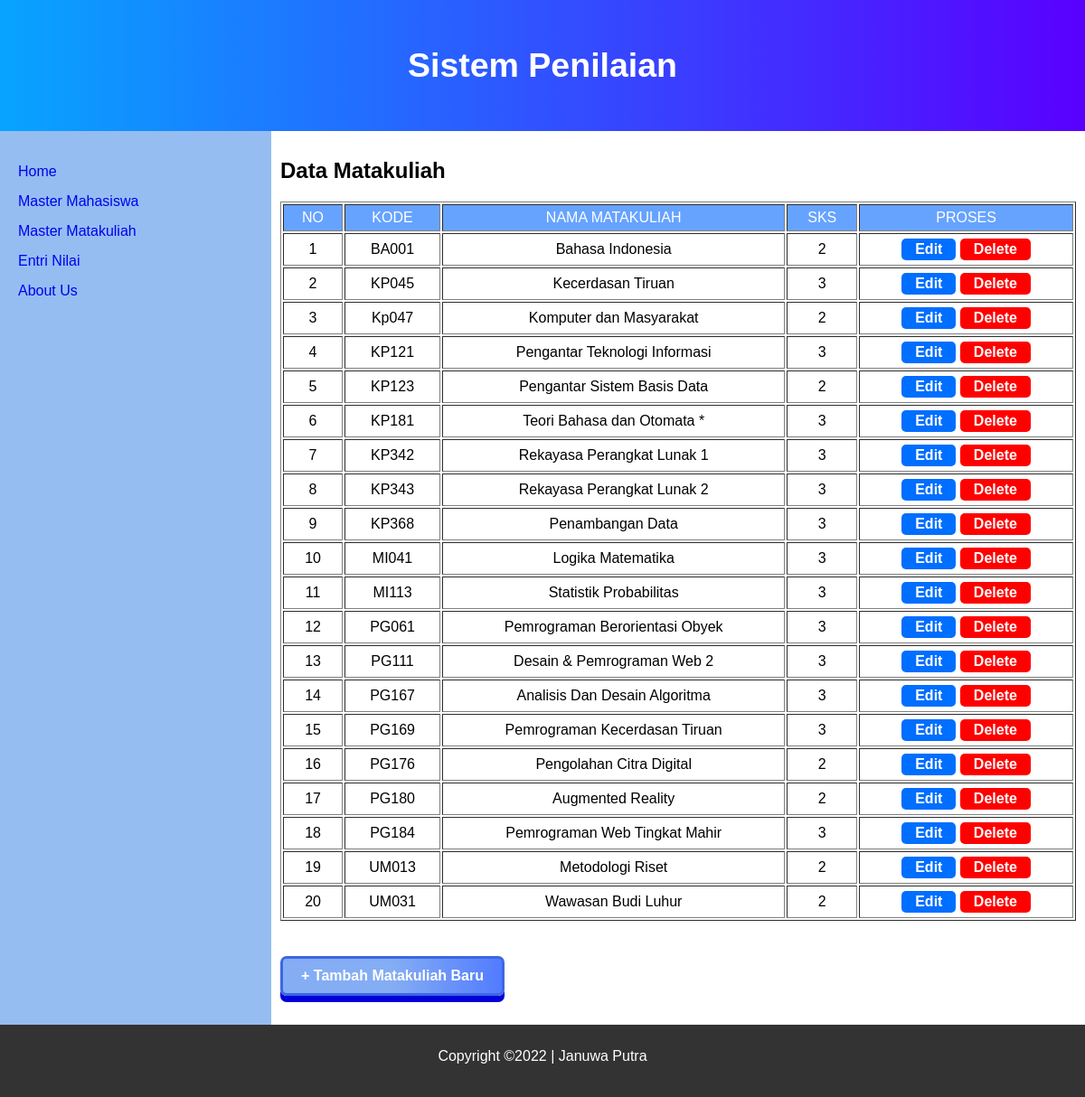
Page /Program/index.php?page=tblmatkul on the committed database.
### tables this page shows
CREATE TABLE `tblmatkul` (
  `kd_mtk` varchar(10) NOT NULL,
  `nm_mtk` varchar(40) NOT NULL,
  `sks` int(2) NOT NULL
);

### Program/tblmatkul.php (the view)
<article>
    <h2 style="font-weight:900;">Data Matakuliah</h2>
    <?php
    include_once "koneksi.php";
    $query = "SELECT * FROM tblmatkul ORDER BY kd_mtk";
    $sql = mysqli_query($conn, $query);
    ?>
    <table border="1">
        <tr>
            <th>NO</th>
            <th>KODE</th>
            <th>NAMA MATAKULIAH</th>
            <th>SKS</th>
            <th>PROSES</th>
        </tr>
        <?php
        $no = 1;
        while ($row = mysqli_fetch_assoc($sql)) {
            $kode = $row['kd_mtk'];
            $nmmtk = $row['nm_mtk'];
            $sks = $row['sks'];
        ?>
            <tr>
                <td align="center"><?php echo $no++ ?></td>
                <td align="center"><?php echo $kode ?></td>
                <td align="center"><?php echo $nmmtk ?></td>
                <td align="center"><?php echo $sks ?></td>
                <td align="center" >
                    <a  class="link2" href="index.php?page=matkul_edit&mtk=<?= $kode ?>">Edit </a>
                    <a  class="link3" onClick="return confirm('Apakah Anda yakin mau menghapus data ini?')" href="index.php?page=matkul_del&mtk=<?= $kode ?>">Delete</a>
                </td>
            </tr>
        <?php } ?>
    </table> <br />
    <h4>
    <a href="index.php?page=matkul_add" class="button">+ Tambah Matakuliah Baru</a>
    </h4>
</article>

### Program/header.php (shortened to what this page needs)
<!DOCTYPE html>
<html>
<head>
    <link rel="stylesheet" href="style16.css" />
</head>
<body>
    <header>
        <h2 style="font-weight:900;">Sistem Penilaian</h2>
    </header>
    <section>

### Program/nav.php
<nav>
    <ul class="list">
        <li><a href="index.php" class="link">Home</a></li>
        <li><a href="index.php?page=tblmhs" class="link">Master Mahasiswa</a></li>
        <li><a href="index.php?page=tblmatkul" class="link">Master Matakuliah</a></li>
        <li><a href="index.php?mhs=%25&matkul=%25&page=tblnilai" class="link">Entri Nilai</a></li>
        <li><a href="index.php?page=aboutus" class="link">About Us</a></li>
    </ul>
</nav>

### Program/index.php (shortened to what this page needs)
<?php
include "header.php";
include "nav.php";
$page = isset($_GET['page'])? $_GET['page']: "home";
switch ($page) {
    case 'tblmatkul' : include "tblmatkul.php"; break;
}
include "footer.php";
?>

### Program/footer.php
</section>
<footer>
    <p>Copyright &copy;2022 | Januwa Putra</p>
</footer>
</body>
</html>

### Program/style16.css (style rules this page uses)
* { box-sizing: border-box; scroll-behavior: smooth; }
body { font-family: Arial, Helvetica, sans-serif; margin: 0px; padding: 0px; }
header { background: linear-gradient(to right, #07a4ff, #5900ff); padding: 20px; text-align: center; font-size: 25px; color: white; }
.link { text-decoration: none; display: inline-block; position: relative; }
nav ul { list-style-type: none; padding: 0; }
nav ul li { margin: 5px; }
nav ul li a { display: block; padding: 5px; }
section { display: flex; flex-direction: row; }
nav, article { display: flex; flex-direction: column; min-height: 500px; padding: 10px; }
nav { flex-grow: 1; min-width: 25%; background-color: #95bdf2; }
article { flex-grow: 5; min-width: 630px; }
footer { bottom: 0; width: 100%; background-color: #333333; padding: 10px; text-align: center; color: white; height: 80px; }
.button { display: inline-block; text-decoration: none; padding: 10px 20px; border: 3px solid #3c67e3; border-radius: 7px; font-weight: bold; color: #fff; box-shadow: 0 7px #0101d8; background-image: linear-gradient(90deg, #84adf4 50%, #527bff 100%); }
tr th { background: #66a3ff; color: #fff; font-weight: normal; }
th, td { padding: 5px 10px; }
.link2 { text-decoration: none; display: inline-block; padding: 3px 15px; background-color: #006eff; color: #ffffff; border-radius: 5px; font-weight: 600; }
.link3 { text-decoration: none; display: inline-block; padding: 3px 15px; background-color: #ff0000; color: #ffffff; border-radius: 5px; font-weight: 600; }

### rows in the picture
tblmatkul: kd_mtk "BA001", nm_mtk "Bahasa Indonesia", sks "2"
tblmatkul: kd_mtk "KP045", nm_mtk "Kecerdasan Tiruan", sks "3"
tblmatkul: kd_mtk "Kp047", nm_mtk "Komputer dan Masyarakat", sks "2"
tblmatkul: kd_mtk "KP121", nm_mtk "Pengantar Teknologi Informasi", sks "3"
tblmatkul: kd_mtk "KP123", nm_mtk "Pengantar Sistem Basis Data", sks "2"
tblmatkul: kd_mtk "KP181", nm_mtk "Teori Bahasa dan Otomata *", sks "3"
tblmatkul: kd_mtk "KP342", nm_mtk "Rekayasa Perangkat Lunak 1", sks "3"
tblmatkul: kd_mtk "KP343", nm_mtk "Rekayasa Perangkat Lunak 2", sks "3"
tblmatkul: kd_mtk "KP368", nm_mtk "Penambangan Data", sks "3"
tblmatkul: kd_mtk "MI041", nm_mtk "Logika Matematika", sks "3"
tblmatkul: kd_mtk "MI113", nm_mtk "Statistik Probabilitas", sks "3"
tblmatkul: kd_mtk "PG061", nm_mtk "Pemrograman Berorientasi Obyek", sks "3"
tblmatkul: kd_mtk "PG111", nm_mtk "Desain & Pemrograman Web 2", sks "3"
tblmatkul: kd_mtk "PG167", nm_mtk "Analisis Dan Desain Algoritma", sks "3"
tblmatkul: kd_mtk "PG169", nm_mtk "Pemrograman Kecerdasan Tiruan", sks "3"
tblmatkul: kd_mtk "PG176", nm_mtk "Pengolahan Citra Digital", sks "2"
tblmatkul: kd_mtk "PG180", nm_mtk "Augmented Reality", sks "2"
tblmatkul: kd_mtk "PG184", nm_mtk "Pemrograman Web Tingkat Mahir", sks "3"
tblmatkul: kd_mtk "UM013", nm_mtk "Metodologi Riset", sks "2"
tblmatkul: kd_mtk "UM031", nm_mtk "Wawasan Budi Luhur", sks "2"
